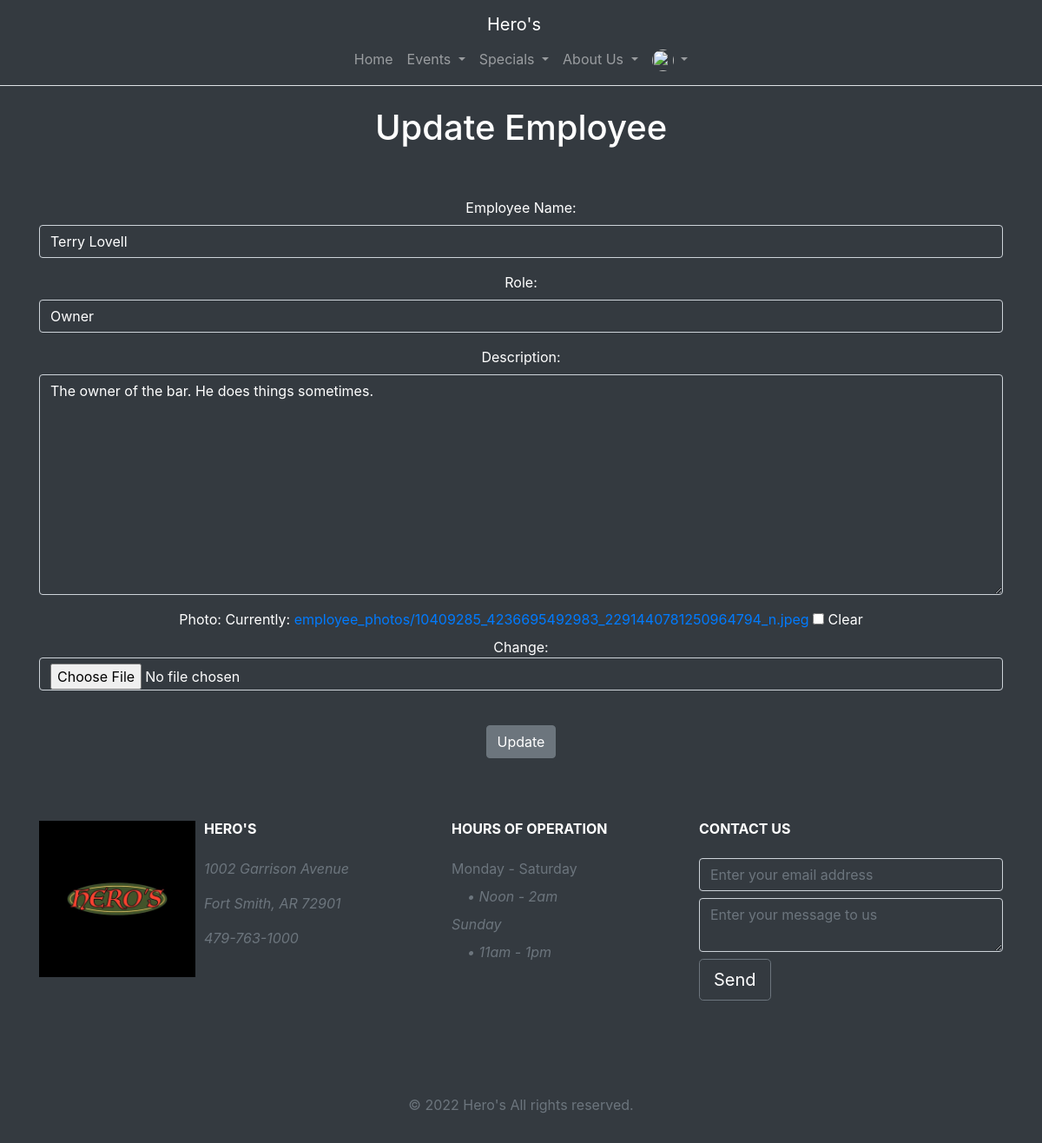
/about_us/update_employee/1 (signed in), run on the app's committed database.
### about/models.py (models this page shows)
class Employee(models.Model):
    name = models.CharField('Employee Name', max_length=120)
    role = models.CharField(max_length=60)
    description = models.TextField(blank=True)
    photo = models.ImageField(
        upload_to='employee_photos/', null=True, blank=True)

### about/views.py (the view)
# urls.py: path('update_employee/<employee_id>',
@login_required
def update_employee(request, employee_id):
    utils.contact(request)
    employee = Employee.objects.get(pk=employee_id)
    form = EmployeeForm(None, None, instance=employee)
    if "employeeButton" in request.POST:
        form = EmployeeForm(request.POST or None,
                            request.FILES or None, instance=employee)
    if form.is_valid():
        form.save()
        messages.success(request, ("Employee: " + employee.name + " updated."))
        return redirect('about-us')
    return render(request, 'about/update_employee.html', {'employee': employee, 'form': form})

### about/forms.py
class EmployeeForm(ModelForm):
    class Meta:
        model = Employee
        fields = ('name', 'role', 'description', 'photo',)
        widgets = {
            'name': forms.TextInput(attrs={'class': 'form-control bg-dark text-white', 'placeholder': 'Employee Name'}),
            'role': forms.TextInput(attrs={'class': 'form-control bg-dark text-white', 'placeholder': 'Role'}),
            'photo': forms.ClearableFileInput(attrs={'class': 'form-control bg-dark text-white'}),
            'description': forms.Textarea(attrs={'class': 'form-control bg-dark text-white', 'placeholder': 'Description'}),
        }

### generic/utils.py (called while the page is built)
def contact(request):
    if 'contactButton' in request.POST:
        email = request.POST['email']
        subject = f"New Hero's Contact - {email}"
        message = request.POST['message']
        send_mail(subject, message, settings.CONTACT_EMAIL,
                  settings.ADMIN_EMAILS)

### about/templates/about/update_employee.html (shortened to what this page needs)
{% extends 'generic/base.html' %}
{% block content %}
    <center>
        <h1 class="text-white"> Update Employee </h1>
        <br><br>
        <form action="" method="POST" class="text-white" enctype="multipart/form-data">
            {{ form.as_p }}
            <br>
            <input type="submit" value="Update" class="btn btn-secondary" name="employeeButton">
        </form>
    </center>
{% endblock content %}

### data on the page
Employee: name "Terry Lovell", role "Owner", description "The owner of the bar. He does things sometimes."
